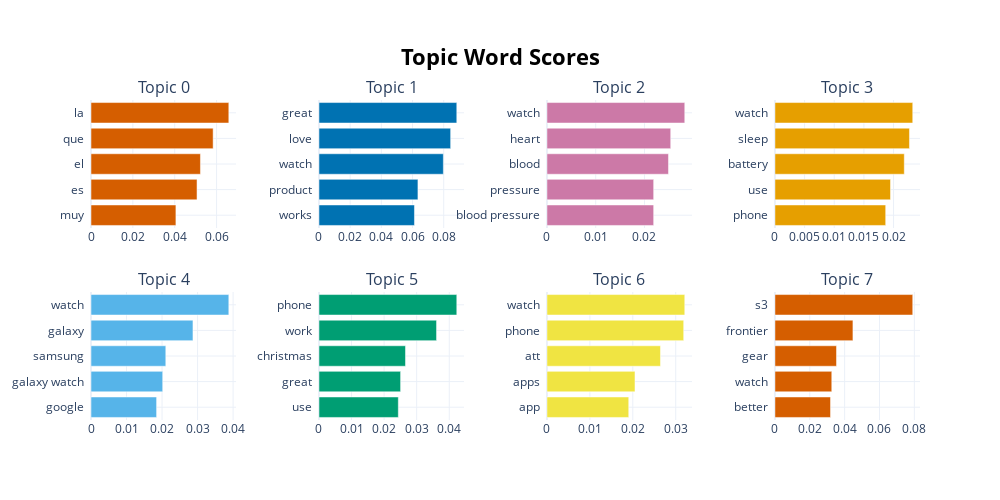

Notebook cell for this chart:
### Code cell
topics, probabilities = model.fit_transform(reviews_gp)
model.visualize_barchart()

### Figure 1 — Plotly figure (JSON) as saved in the notebook; plotly's stock layout.template omitted (floating-point values rounded to 4 significant figures)
{"data": [{"marker": {"color": "#D55E00"}, "orientation": "h", "type": "bar", "x": [0.04057, 0.05066, 0.05229, 0.05835, 0.06585], "xaxis": "x", "y": ["muy  ", "es  ", "el  ", "que  ", "la  "], "yaxis": "y"}, {"marker": {"color": "#0072B2"}, "orientation": "h", "type": "bar", "x": [0.06124, 0.06347, 0.07977, 0.08445, 0.08839], "xaxis": "x2", "y": ["works  ", "product  ", "watch  ", "love  ", "great  "], "yaxis": "y2"}, {"marker": {"color": "#CC79A7"}, "orientation": "h", "type": "bar", "x": [0.02189, 0.02189, 0.02493, 0.02538, 0.02827], "xaxis": "x3", "y": ["blood pressure  ", "pressure  ", "blood  ", "heart  ", "watch  "], "yaxis": "y3"}, {"marker": {"color": "#E69F00"}, "orientation": "h", "type": "bar", "x": [0.01867, 0.01949, 0.02181, 0.02268, 0.02324], "xaxis": "x4", "y": ["phone  ", "use  ", "battery  ", "sleep  ", "watch  "], "yaxis": "y4"}, {"marker": {"color": "#56B4E9"}, "orientation": "h", "type": "bar", "x": [0.01847, 0.02018, 0.02106, 0.0287, 0.0388], "xaxis": "x5", "y": ["google  ", "galaxy watch  ", "samsung  ", "galaxy  ", "watch  "], "yaxis": "y5"}, {"marker": {"color": "#009E73"}, "orientation": "h", "type": "bar", "x": [0.02436, 0.02506, 0.02656, 0.0361, 0.04231], "xaxis": "x6", "y": ["use  ", "great  ", "christmas  ", "work  ", "phone  "], "yaxis": "y6"}, {"marker": {"color": "#F0E442"}, "orientation": "h", "type": "bar", "x": [0.01905, 0.02051, 0.02645, 0.03185, 0.0321], "xaxis": "x7", "y": ["app  ", "apps  ", "att  ", "phone  ", "watch  "], "yaxis": "y7"}, {"marker": {"color": "#D55E00"}, "orientation": "h", "type": "bar", "x": [0.03191, 0.03262, 0.03534, 0.04476, 0.07908], "xaxis": "x8", "y": ["better  ", "watch  ", "gear  ", "frontier  ", "s3  "], "yaxis": "y8"}], "layout": {"annotations": [{"font": {"size": 16}, "showarrow": false, "text": "Topic 0", "x": 0.0875, "xanchor": "center", "xref": "paper", "y": 1, "yanchor": "bottom", "yref": "paper"}, {"font": {"size": 16}, "showarrow": false, "text": "Topic 1", "x": 0.3625, "xanchor": "center", "xref": "paper", "y": 1, "yanchor": "bottom", "yref": "paper"}, {"font": {"size": 16}, "showarrow": false, "text": "Topic 2", "x": 0.6375, "xanchor": "center", "xref": "paper", "y": 1, "yanchor": "bottom", "yref": "paper"}, {"font": {"size": 16}, "showarrow": false, "text": "Topic 3", "x": 0.9125, "xanchor": "center", "xref": "paper", "y": 1, "yanchor": "bottom", "yref": "paper"}, {"font": {"size": 16}, "showarrow": false, "text": "Topic 4", "x": 0.0875, "xanchor": "center", "xref": "paper", "y": 0.4, "yanchor": "bottom", "yref": "paper"}, {"font": {"size": 16}, "showarrow": false, "text": "Topic 5", "x": 0.3625, "xanchor": "center", "xref": "paper", "y": 0.4, "yanchor": "bottom", "yref": "paper"}, {"font": {"size": 16}, "showarrow": false, "text": "Topic 6", "x": 0.6375, "xanchor": "center", "xref": "paper", "y": 0.4, "yanchor": "bottom", "yref": "paper"}, {"font": {"size": 16}, "showarrow": false, "text": "Topic 7", "x": 0.9125, "xanchor": "center", "xref": "paper", "y": 0.4, "yanchor": "bottom", "yref": "paper"}], "height": 500, "hoverlabel": {"bgcolor": "white", "font": {"family": "Rockwell", "size": 16}}, "showlegend": false, "title": {"font": {"color": "Black", "size": 22}, "text": "<b>Topic Word Scores", "x": 0.5, "xanchor": "center", "yanchor": "top"}, "width": 1000, "xaxis": {"anchor": "y", "domain": [0, 0.175], "showgrid": true}, "xaxis2": {"anchor": "y2", "domain": [0.275, 0.45], "showgrid": true}, "xaxis3": {"anchor": "y3", "domain": [0.55, 0.725], "showgrid": true}, "xaxis4": {"anchor": "y4", "domain": [0.825, 1], "showgrid": true}, "xaxis5": {"anchor": "y5", "domain": [0, 0.175], "showgrid": true}, "xaxis6": {"anchor": "y6", "domain": [0.275, 0.45], "showgrid": true}, "xaxis7": {"anchor": "y7", "domain": [0.55, 0.725], "showgrid": true}, "xaxis8": {"anchor": "y8", "domain": [0.825, 1], "showgrid": true}, "yaxis": {"anchor": "x", "domain": [0.6, 1], "showgrid": true}, "yaxis2": {"anchor": "x2", "domain": [0.6, 1], "showgrid": true}, "yaxis3": {"anchor": "x3", "domain": [0.6, 1], "showgrid": true}, "yaxis4": {"anchor": "x4", "domain": [0.6, 1], "showgrid": true}, "yaxis5": {"anchor": "x5", "domain": [0, 0.4], "showgrid": true}, "yaxis6": {"anchor": "x6", "domain": [0, 0.4], "showgrid": true}, "yaxis7": {"anchor": "x7", "domain": [0, 0.4], "showgrid": true}, "yaxis8": {"anchor": "x8", "domain": [0, 0.4], "showgrid": true}}}
